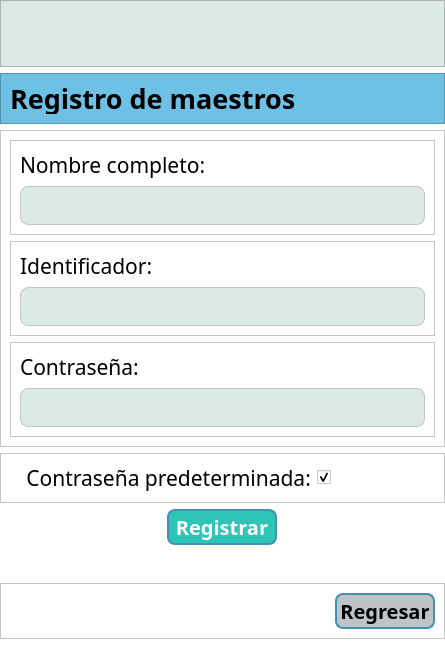
<?xml version="1.0" encoding="UTF-8"?>
<ui version="4.0">
 <class>Dialog</class>
 <widget class="QDialog" name="Dialog">
  <property name="geometry">
   <rect>
    <x>0</x>
    <y>0</y>
    <width>445</width>
    <height>636</height>
   </rect>
  </property>
  <property name="maximumSize">
   <size>
    <width>577</width>
    <height>762</height>
   </size>
  </property>
  <property name="windowTitle">
   <string>Registro de Maestro</string>
  </property>
  <property name="styleSheet">
   <string notr="true">background-color: #ffffff;</string>
  </property>
  <layout class="QVBoxLayout" name="verticalLayout_6">
   <property name="leftMargin">
    <number>0</number>
   </property>
   <property name="topMargin">
    <number>0</number>
   </property>
   <property name="rightMargin">
    <number>0</number>
   </property>
   <property name="bottomMargin">
    <number>9</number>
   </property>
   <item>
    <widget class="QFrame" name="frame">
     <property name="maximumSize">
      <size>
       <width>16777215</width>
       <height>69</height>
      </size>
     </property>
     <property name="styleSheet">
      <string notr="true">background-color:#DCE9E6</string>
     </property>
     <property name="frameShape">
      <enum>QFrame::StyledPanel</enum>
     </property>
     <property name="frameShadow">
      <enum>QFrame::Raised</enum>
     </property>
     <layout class="QHBoxLayout" name="horizontalLayout">
      <property name="spacing">
       <number>0</number>
      </property>
      <property name="leftMargin">
       <number>0</number>
      </property>
      <property name="topMargin">
       <number>0</number>
      </property>
      <property name="rightMargin">
       <number>0</number>
      </property>
      <property name="bottomMargin">
       <number>0</number>
      </property>
      <item>
       <spacer name="horizontalSpacer">
        <property name="orientation">
         <enum>Qt::Horizontal</enum>
        </property>
        <property name="sizeHint" stdset="0">
         <size>
          <width>40</width>
          <height>20</height>
         </size>
        </property>
       </spacer>
      </item>
      <item>
       <widget class="QLabel" name="label">
        <property name="sizePolicy">
         <sizepolicy hsizetype="Preferred" vsizetype="Preferred">
          <horstretch>0</horstretch>
          <verstretch>0</verstretch>
         </sizepolicy>
        </property>
        <property name="minimumSize">
         <size>
          <width>333</width>
          <height>65</height>
         </size>
        </property>
        <property name="maximumSize">
         <size>
          <width>333</width>
          <height>65</height>
         </size>
        </property>
        <property name="text">
         <string/>
        </property>
        <property name="pixmap">
         <pixmap resource="../resources/Recursos.qrc">:/logo/icons/sideLogo.png</pixmap>
        </property>
        <property name="scaledContents">
         <bool>true</bool>
        </property>
       </widget>
      </item>
      <item>
       <spacer name="horizontalSpacer_2">
        <property name="orientation">
         <enum>Qt::Horizontal</enum>
        </property>
        <property name="sizeHint" stdset="0">
         <size>
          <width>40</width>
          <height>20</height>
         </size>
        </property>
       </spacer>
      </item>
     </layout>
    </widget>
   </item>
   <item alignment="Qt::AlignTop">
    <widget class="QFrame" name="frame_2">
     <property name="sizePolicy">
      <sizepolicy hsizetype="Preferred" vsizetype="Fixed">
       <horstretch>0</horstretch>
       <verstretch>0</verstretch>
      </sizepolicy>
     </property>
     <property name="minimumSize">
      <size>
       <width>0</width>
       <height>51</height>
      </size>
     </property>
     <property name="styleSheet">
      <string notr="true">background-color:#6EC1E4</string>
     </property>
     <property name="frameShape">
      <enum>QFrame::StyledPanel</enum>
     </property>
     <property name="frameShadow">
      <enum>QFrame::Raised</enum>
     </property>
     <layout class="QVBoxLayout" name="verticalLayout">
      <property name="topMargin">
       <number>9</number>
      </property>
      <item>
       <widget class="QLabel" name="label_2">
        <property name="sizePolicy">
         <sizepolicy hsizetype="Preferred" vsizetype="Preferred">
          <horstretch>0</horstretch>
          <verstretch>0</verstretch>
         </sizepolicy>
        </property>
        <property name="font">
         <font>
          <family>Corbel</family>
          <pointsize>20</pointsize>
          <weight>75</weight>
          <bold>true</bold>
         </font>
        </property>
        <property name="styleSheet">
         <string notr="true">qproperty-alignment: 'AlignCenter';
background: transparent;
</string>
        </property>
        <property name="text">
         <string>Registro de maestros</string>
        </property>
       </widget>
      </item>
     </layout>
    </widget>
   </item>
   <item>
    <widget class="QFrame" name="frame_4">
     <property name="frameShape">
      <enum>QFrame::StyledPanel</enum>
     </property>
     <property name="frameShadow">
      <enum>QFrame::Raised</enum>
     </property>
     <layout class="QVBoxLayout" name="verticalLayout_5">
      <item>
       <widget class="QFrame" name="frame_5">
        <property name="frameShape">
         <enum>QFrame::StyledPanel</enum>
        </property>
        <property name="frameShadow">
         <enum>QFrame::Raised</enum>
        </property>
        <layout class="QVBoxLayout" name="verticalLayout_3">
         <item>
          <widget class="QLabel" name="label_5">
           <property name="font">
            <font>
             <family>Corbel</family>
             <pointsize>16</pointsize>
            </font>
           </property>
           <property name="styleSheet">
            <string notr="true">color:#000000;
</string>
           </property>
           <property name="text">
            <string>Nombre completo:</string>
           </property>
          </widget>
         </item>
         <item>
          <widget class="QLineEdit" name="LNombre_2">
           <property name="font">
            <font>
             <pointsize>16</pointsize>
            </font>
           </property>
           <property name="styleSheet">
            <string notr="true">QLineEdit {
    color: #000000;
    border-width: 0.5px 0.5px 0.5px 0.5px;
	border-radius: 8px;
    border-style: solid;
    border-color: #BDC3C7;
    padding: 5px;
    background: #DCE9E6;
}
</string>
           </property>
          </widget>
         </item>
        </layout>
       </widget>
      </item>
      <item>
       <widget class="QFrame" name="frame_6">
        <property name="frameShape">
         <enum>QFrame::StyledPanel</enum>
        </property>
        <property name="frameShadow">
         <enum>QFrame::Raised</enum>
        </property>
        <layout class="QVBoxLayout" name="verticalLayout_4">
         <item>
          <widget class="QLabel" name="label_7">
           <property name="font">
            <font>
             <family>Corbel</family>
             <pointsize>16</pointsize>
            </font>
           </property>
           <property name="styleSheet">
            <string notr="true">color:#000000;</string>
           </property>
           <property name="text">
            <string>Identificador:</string>
           </property>
          </widget>
         </item>
         <item>
          <widget class="QLineEdit" name="LApellidoM">
           <property name="font">
            <font>
             <pointsize>16</pointsize>
            </font>
           </property>
           <property name="styleSheet">
            <string notr="true">QLineEdit {
    color: #000000;
    border-width: 0.5px 0.5px 0.5px 0.5px;
    border-style: solid;
    border-color: #BDC3C7;
    padding: 5px;
    background: #DCE9E6;
	border-radius: 8px;
}

</string>
           </property>
          </widget>
         </item>
        </layout>
       </widget>
      </item>
      <item>
       <widget class="QFrame" name="frame_8">
        <property name="frameShape">
         <enum>QFrame::StyledPanel</enum>
        </property>
        <property name="frameShadow">
         <enum>QFrame::Raised</enum>
        </property>
        <layout class="QVBoxLayout" name="verticalLayout_7">
         <item>
          <widget class="QLabel" name="label_8">
           <property name="font">
            <font>
             <family>Corbel</family>
             <pointsize>16</pointsize>
            </font>
           </property>
           <property name="styleSheet">
            <string notr="true">color:#000000;</string>
           </property>
           <property name="text">
            <string>Contraseña:</string>
           </property>
          </widget>
         </item>
         <item>
          <widget class="QLineEdit" name="LApellidoM_2">
           <property name="font">
            <font>
             <pointsize>16</pointsize>
            </font>
           </property>
           <property name="styleSheet">
            <string notr="true">QLineEdit {
    color: #000000;
    border-width: 0.5px 0.5px 0.5px 0.5px;
    border-style: solid;
    border-color: #BDC3C7;
    padding: 5px;
    background: #DCE9E6;
	border-radius: 8px;
}

</string>
           </property>
          </widget>
         </item>
        </layout>
       </widget>
      </item>
     </layout>
    </widget>
   </item>
   <item>
    <widget class="QFrame" name="frame_3">
     <property name="frameShape">
      <enum>QFrame::StyledPanel</enum>
     </property>
     <property name="frameShadow">
      <enum>QFrame::Raised</enum>
     </property>
     <layout class="QHBoxLayout" name="horizontalLayout_2">
      <property name="bottomMargin">
       <number>9</number>
      </property>
      <item>
       <widget class="QLabel" name="label_6">
        <property name="font">
         <font>
          <family>Corbel</family>
          <pointsize>16</pointsize>
         </font>
        </property>
        <property name="styleSheet">
         <string notr="true">color:#000000;
</string>
        </property>
        <property name="text">
         <string>   Contraseña predeterminada:</string>
        </property>
       </widget>
      </item>
      <item>
       <widget class="QCheckBox" name="cboxContra">
        <property name="font">
         <font>
          <pointsize>33</pointsize>
         </font>
        </property>
        <property name="cursor">
         <cursorShape>PointingHandCursor</cursorShape>
        </property>
        <property name="tabletTracking">
         <bool>false</bool>
        </property>
        <property name="autoFillBackground">
         <bool>false</bool>
        </property>
        <property name="text">
         <string/>
        </property>
        <property name="checked">
         <bool>true</bool>
        </property>
       </widget>
      </item>
     </layout>
    </widget>
   </item>
   <item>
    <spacer name="verticalSpacer_2">
     <property name="orientation">
      <enum>Qt::Vertical</enum>
     </property>
     <property name="sizeHint" stdset="0">
      <size>
       <width>20</width>
       <height>40</height>
      </size>
     </property>
    </spacer>
   </item>
   <item alignment="Qt::AlignHCenter">
    <widget class="QPushButton" name="btnRegistrar">
     <property name="minimumSize">
      <size>
       <width>110</width>
       <height>0</height>
      </size>
     </property>
     <property name="font">
      <font>
       <family>Corbel</family>
       <pointsize>15</pointsize>
       <weight>75</weight>
       <bold>true</bold>
      </font>
     </property>
     <property name="styleSheet">
      <string notr="true">QPushButton {
    background-color: #2EC4B6; 
    border: 2px solid #468FAF; 
    color: white;
    border-radius: 8px;
    padding: 2px;
}</string>
     </property>
     <property name="text">
      <string>Registrar</string>
     </property>
    </widget>
   </item>
   <item>
    <spacer name="verticalSpacer">
     <property name="orientation">
      <enum>Qt::Vertical</enum>
     </property>
     <property name="sizeHint" stdset="0">
      <size>
       <width>20</width>
       <height>40</height>
      </size>
     </property>
    </spacer>
   </item>
   <item alignment="Qt::AlignHCenter">
    <widget class="QLabel" name="lbError">
     <property name="minimumSize">
      <size>
       <width>0</width>
       <height>26</height>
      </size>
     </property>
     <property name="font">
      <font>
       <family>Corbel</family>
       <pointsize>16</pointsize>
       <weight>75</weight>
       <bold>true</bold>
      </font>
     </property>
     <property name="layoutDirection">
      <enum>Qt::LeftToRight</enum>
     </property>
     <property name="styleSheet">
      <string notr="true"/>
     </property>
     <property name="text">
      <string/>
     </property>
    </widget>
   </item>
   <item>
    <widget class="QFrame" name="frame_7">
     <property name="frameShape">
      <enum>QFrame::StyledPanel</enum>
     </property>
     <property name="frameShadow">
      <enum>QFrame::Raised</enum>
     </property>
     <layout class="QHBoxLayout" name="horizontalLayout_3">
      <item>
       <spacer name="horizontalSpacer_3">
        <property name="orientation">
         <enum>Qt::Horizontal</enum>
        </property>
        <property name="sizeHint" stdset="0">
         <size>
          <width>40</width>
          <height>20</height>
         </size>
        </property>
       </spacer>
      </item>
      <item alignment="Qt::AlignHCenter">
       <widget class="QPushButton" name="btnRegresar">
        <property name="minimumSize">
         <size>
          <width>100</width>
          <height>0</height>
         </size>
        </property>
        <property name="font">
         <font>
          <family>Corbel</family>
          <pointsize>15</pointsize>
          <weight>75</weight>
          <bold>true</bold>
         </font>
        </property>
        <property name="styleSheet">
         <string notr="true">QPushButton {
    background-color: #BEC3C7; 
    border: 2px solid #468FAF; 
    color: #000000;
    border-radius: 8px;
    padding: 2px;
}</string>
        </property>
        <property name="text">
         <string>Regresar</string>
        </property>
        <property name="icon">
         <iconset resource="../resources/Recursos.qrc">
          <normaloff>:/logo/icons/regresa.png</normaloff>:/logo/icons/regresa.png</iconset>
        </property>
        <property name="iconSize">
         <size>
          <width>22</width>
          <height>22</height>
         </size>
        </property>
       </widget>
      </item>
     </layout>
    </widget>
   </item>
  </layout>
 </widget>
 <resources>
  <include location="../resources/Recursos.qrc"/>
 </resources>
 <connections/>
</ui>
